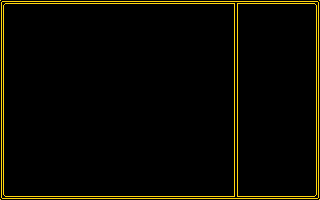

Tiled map render using the project's own tile images. Description and the whole map definition, tile-layer contents included, below:
An orthogonal 40x25 tile map with 8x8 px tiles, 1 tile layer (Kachelebene 1).

<map version="1.10" tiledversion="1.11.0" orientation="orthogonal" renderorder="right-down" width="40" height="25" tilewidth="8" tileheight="8" infinite="0" nextlayerid="2" nextobjectid="1">
 <tileset firstgid="1" source="tiles.tsx" />
 <layer id="1" name="Kachelebene 1" width="40" height="25">
  <data encoding="csv">
2,8,8,8,8,8,8,8,8,8,8,8,8,8,8,8,8,8,8,8,8,8,8,8,8,8,8,8,8,10,8,8,8,8,8,8,8,8,8,3,
9,0,0,0,0,0,0,0,0,0,0,0,0,0,0,0,0,0,0,0,0,0,0,0,0,0,0,0,0,12,0,0,0,0,0,0,0,0,0,7,
9,0,0,0,0,0,0,0,0,0,0,0,0,0,0,0,0,0,0,0,0,0,0,0,0,0,0,0,0,12,0,0,0,0,0,0,0,0,0,7,
9,0,0,0,0,0,0,0,0,0,0,0,0,0,0,0,0,0,0,0,0,0,0,0,0,0,0,0,0,12,0,0,0,0,0,0,0,0,0,7,
9,0,0,0,0,0,0,0,0,0,0,0,0,0,0,0,0,0,0,0,0,0,0,0,0,0,0,0,0,12,0,0,0,0,0,0,0,0,0,7,
9,0,0,0,0,0,0,0,0,0,0,0,0,0,0,0,0,0,0,0,0,0,0,0,0,0,0,0,0,12,0,0,0,0,0,0,0,0,0,7,
9,0,0,0,0,0,0,0,0,0,0,0,0,0,0,0,0,0,0,0,0,0,0,0,0,0,0,0,0,12,0,0,0,0,0,0,0,0,0,7,
9,0,0,0,0,0,0,0,0,0,0,0,0,0,0,0,0,0,0,0,0,0,0,0,0,0,0,0,0,12,0,0,0,0,0,0,0,0,0,7,
9,0,0,0,0,0,0,0,0,0,0,0,0,0,0,0,0,0,0,0,0,0,0,0,0,0,0,0,0,12,0,0,0,0,0,0,0,0,0,7,
9,0,0,0,0,0,0,0,0,0,0,0,0,0,0,0,0,0,0,0,0,0,0,0,0,0,0,0,0,12,0,0,0,0,0,0,0,0,0,7,
9,0,0,0,0,0,0,0,0,0,0,0,0,0,0,0,0,0,0,0,0,0,0,0,0,0,0,0,0,12,0,0,0,0,0,0,0,0,0,7,
9,0,0,0,0,0,0,0,0,0,0,0,0,0,0,0,0,0,0,0,0,0,0,0,0,0,0,0,0,12,0,0,0,0,0,0,0,0,0,7,
9,0,0,0,0,0,0,0,0,0,0,0,0,0,0,0,0,0,0,0,0,0,0,0,0,0,0,0,0,12,0,0,0,0,0,0,0,0,0,7,
9,0,0,0,0,0,0,0,0,0,0,0,0,0,0,0,0,0,0,0,0,0,0,0,0,0,0,0,0,12,0,0,0,0,0,0,0,0,0,7,
9,0,0,0,0,0,0,0,0,0,0,0,0,0,0,0,0,0,0,0,0,0,0,0,0,0,0,0,0,12,0,0,0,0,0,0,0,0,0,7,
9,0,0,0,0,0,0,0,0,0,0,0,0,0,0,0,0,0,0,0,0,0,0,0,0,0,0,0,0,12,0,0,0,0,0,0,0,0,0,7,
9,0,0,0,0,0,0,0,0,0,0,0,0,0,0,0,0,0,0,0,0,0,0,0,0,0,0,0,0,12,0,0,0,0,0,0,0,0,0,7,
9,0,0,0,0,0,0,0,0,0,0,0,0,0,0,0,0,0,0,0,0,0,0,0,0,0,0,0,0,12,0,0,0,0,0,0,0,0,0,7,
9,0,0,0,0,0,0,0,0,0,0,0,0,0,0,0,0,0,0,0,0,0,0,0,0,0,0,0,0,12,0,0,0,0,0,0,0,0,0,7,
9,0,0,0,0,0,0,0,0,0,0,0,0,0,0,0,0,0,0,0,0,0,0,0,0,0,0,0,0,12,0,0,0,0,0,0,0,0,0,7,
9,0,0,0,0,0,0,0,0,0,0,0,0,0,0,0,0,0,0,0,0,0,0,0,0,0,0,0,0,12,0,0,0,0,0,0,0,0,0,7,
9,0,0,0,0,0,0,0,0,0,0,0,0,0,0,0,0,0,0,0,0,0,0,0,0,0,0,0,0,12,0,0,0,0,0,0,0,0,0,7,
9,0,0,0,0,0,0,0,0,0,0,0,0,0,0,0,0,0,0,0,0,0,0,0,0,0,0,0,0,12,0,0,0,0,0,0,0,0,0,7,
9,0,0,0,0,0,0,0,0,0,0,0,0,0,0,0,0,0,0,0,0,0,0,0,0,0,0,0,0,12,0,0,0,0,0,0,0,0,0,7,
5,6,6,6,6,6,6,6,6,6,6,6,6,6,6,6,6,6,6,6,6,6,6,6,6,6,6,6,6,11,6,6,6,6,6,6,6,6,6,4
</data>
 </layer>
</map>